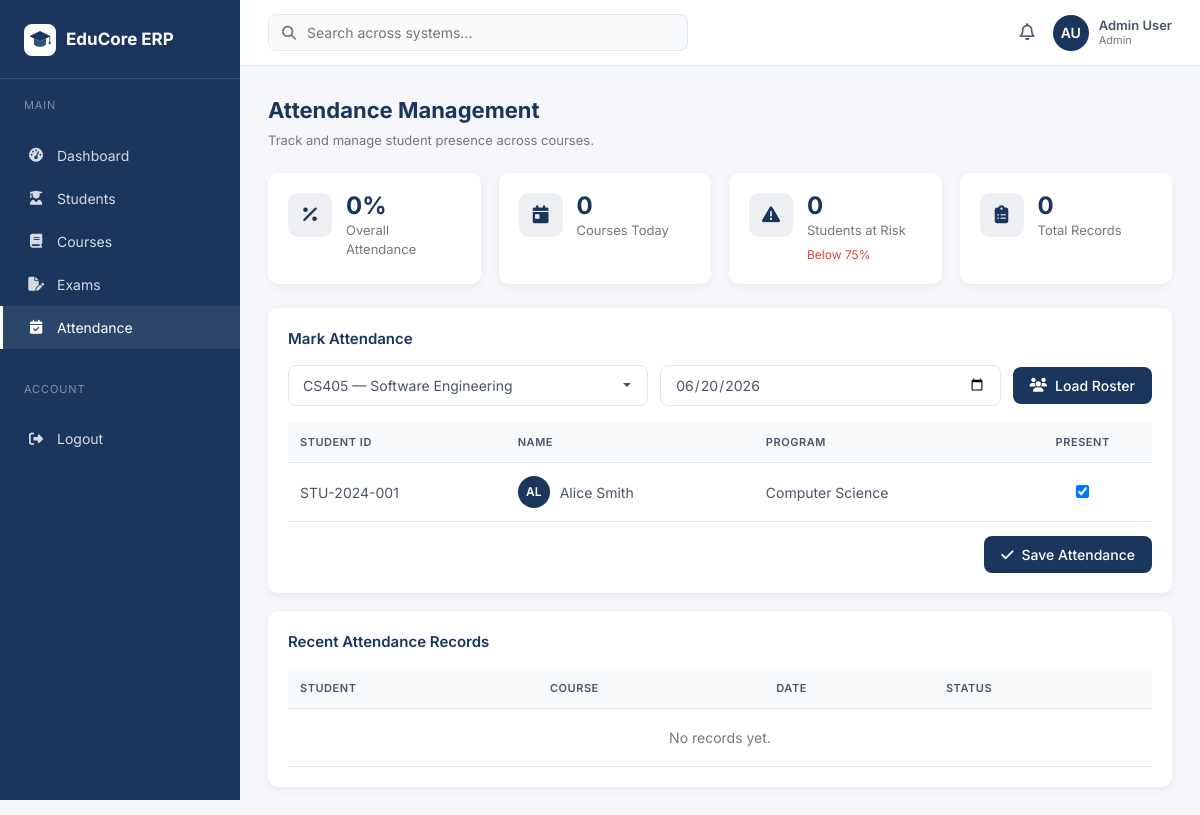
/admin/attendance.php?course_id=4 (signed in), run on the app's committed database.
### tables this page shows
CREATE TABLE students (
  id INT AUTO_INCREMENT PRIMARY KEY,
  student_id VARCHAR(30) NOT NULL UNIQUE,
  name VARCHAR(120) NOT NULL,
  email VARCHAR(120) NOT NULL,
  program VARCHAR(80) NOT NULL,
  status ENUM('active','pending','suspended') NOT NULL DEFAULT 'active',
  enrollment_date DATE
);

### admin/attendance.php (the view, shortened to what this page needs)
<?php
require_once __DIR__ . '/../config/db.php';
$totalRows = (int)$pdo->query("SELECT COUNT(*) FROM attendance")->fetchColumn();
$presentRows = (int)$pdo->query("SELECT COUNT(*) FROM attendance WHERE status='present'")->fetchColumn();
$overallPct = $totalRows ? round(($presentRows / $totalRows) * 100) : 0;
$coursesToday = (int)$pdo->query("SELECT COUNT(DISTINCT course_id) FROM attendance WHERE date=CURDATE()")->fetchColumn();
$atRiskSql = "SELECT student_pk, SUM(status='present') AS p, COUNT(*) AS t FROM attendance GROUP BY student_pk HAVING t>0 AND (p/t)<0.75";
$atRisk = count($pdo->query($atRiskSql)->fetchAll());
$courses = $pdo->query("SELECT id, code, name FROM courses ORDER BY code")->fetchAll();
$selected_course = (int)($_GET['course_id'] ?? 0);
$selected_date = $_GET['date'] ?? date('Y-m-d');
$enrolledStudents = [];
if ($selected_course) {
    $st = $pdo->prepare("SELECT s.* FROM students s JOIN registrations r ON r.student_pk=s.id WHERE r.course_id=? ORDER BY s.name");
    $st->execute([$selected_course]);
    $enrolledStudents = $st->fetchAll();
}
$recent = $pdo->query("SELECT a.*, s.name AS sname, s.student_id, c.code AS ccode FROM attendance a JOIN students s ON a.student_pk=s.id JOIN courses c ON a.course_id=c.id ORDER BY a.id DESC LIMIT 10")->fetchAll();
require __DIR__ . '/../partials/header.php';
require __DIR__ . '/../partials/sidebar.php';
require __DIR__ . '/../partials/navbar.php';
?>
<div class="page-header">
  <div>
    <h1>Attendance Management</h1>
    <p>Track and manage student presence across courses.</p>
  </div>
</div>
<div class="stats-grid">
  <div class="stat-card">
    <div class="icon"><i class="fa-solid fa-percent"></i></div>
    <div><div class="value"><?= $overallPct ?>%</div><div class="label">Overall Attendance</div></div>
  </div>
  <div class="stat-card">
    <div class="icon"><i class="fa-solid fa-calendar-day"></i></div>
    <div><div class="value"><?= $coursesToday ?></div><div class="label">Courses Today</div></div>
  </div>
  <div class="stat-card">
    <div class="icon"><i class="fa-solid fa-triangle-exclamation"></i></div>
    <div><div class="value"><?= $atRisk ?></div><div class="label">Students at Risk</div><div class="trend down">Below 75%</div></div>
  </div>
  <div class="stat-card">
    <div class="icon"><i class="fa-solid fa-clipboard-list"></i></div>
    <div><div class="value"><?= $totalRows ?></div><div class="label">Total Records</div></div>
  </div>
</div>
<div class="card">
  <div class="card-title">Mark Attendance</div>
  <form method="get" class="filter-row">
    <select name="course_id" class="form-control" required>
      <?php foreach ($courses as $c): ?>
        <option value="<?= $c['id'] ?>" <?= $selected_course==$c['id']?'selected':'' ?>>
          <?= htmlspecialchars($c['code'] . ' — ' . $c['name']) ?>
        </option>
      <?php endforeach; ?>
    </select>
    <input type="date" name="date" class="form-control" value="<?= htmlspecialchars($selected_date) ?>" required>
    <button class="btn btn-primary"><i class="fa-solid fa-users"></i> Load Roster</button>
  </form>
  <?php if ($selected_course && $enrolledStudents): ?>
    <form method="post" style="margin-top:14px">
      <div class="table-wrap">
        <table class="table">
          <thead><tr><th>Student ID</th><th>Name</th><th>Program</th><th style="text-align:center">Present</th></tr></thead>
          <tbody>
            <?php foreach ($enrolledStudents as $st): ?>
              <tr>
                <td><?= htmlspecialchars($st['student_id']) ?></td>
                <td>
                  <div class="student-cell">
                    <div class="av"><?= strtoupper(substr($st['name'],0,2)) ?></div>
                    <span><?= htmlspecialchars($st['name']) ?></span>
                  </div>
                </td>
                <td><?= htmlspecialchars($st['program']) ?></td>
                <td style="text-align:center">
                  <input type="checkbox" name="present_ids[]" value="<?= $st['id'] ?>" checked>
                </td>
              </tr>
            <?php endforeach; ?>
          </tbody>
        </table>
      </div>
      <div class="form-actions" style="margin-top:14px">
        <button class="btn btn-primary"><i class="fa-solid fa-check"></i> Save Attendance</button>
      </div>
    </form>
  <?php elseif ($selected_course): ?>
    <div style="padding:14px;color:var(--neutral);font-size:13px">No students enrolled in this course yet.</div>
  <?php endif; ?>
</div>
<div class="card">
  <div class="card-title">Recent Attendance Records</div>
  <div class="table-wrap">
    <table class="table">
      <thead><tr><th>Student</th><th>Course</th><th>Date</th><th>Status</th></tr></thead>
      <tbody>
        <?php if (!$recent): ?>
          <tr><td colspan="4" style="text-align:center;padding:18px;color:var(--neutral)">No records yet.</td></tr>
        <?php endif; ?>
      </tbody>
    </table>
  </div>
</div>
<?php require __DIR__ . '/../partials/footer.php'; ?>

### assets/css/style.css (style rules this page uses)
*,*::before,*::after { box-sizing:border-box;margin:0;padding:0 }
:root { --primary:#1A365D;--primary-light:#2C5282;--secondary:#fff; --tertiary:#4A5568;--neutral:#77777A;--bg:#f5f7fa; --border:#e2e8f0;--success:#38A169;--warning:#D69E2E;--danger:#E53E3E; --radius:10px;--shadow:0 2px 8px rgba(0,0,0,0.06); }
body { font-family:'Inter',system-ui,-apple-system,Segoe UI,sans-serif;background:var(--bg);color:var(--tertiary);font-size:14px;line-height:1.5;-webkit-font-smoothing:antialiased }
.page-header { display:flex;justify-content:space-between;align-items:flex-start;margin-bottom:22px;gap:16px;flex-wrap:wrap }
.page-header h1 { font-size:22px;color:var(--primary);margin:0 0 4px;font-weight:700 }
.page-header p { color:var(--neutral);margin:0;font-size:13px }
.stats-grid { display:grid;grid-template-columns:repeat(4,1fr);gap:18px;margin-bottom:24px }
.stat-card { background:#fff;border-radius:var(--radius);padding:20px;box-shadow:var(--shadow);display:flex;gap:14px;align-items:flex-start }
.stat-card .icon { width:44px;height:44px;border-radius:10px;background:rgba(26,54,93,0.08);color:var(--primary);display:flex;align-items:center;justify-content:center;font-size:18px;flex-shrink:0 }
.stat-card .value { font-size:24px;font-weight:700;color:var(--primary);line-height:1.1 }
.stat-card .label { font-size:13px;color:var(--neutral);margin-top:2px }
.stat-card .trend { font-size:12px;color:var(--success);margin-top:6px;display:flex;align-items:center;gap:4px }
.stat-card .trend.down { color:var(--danger) }
.card { background:#fff;border-radius:var(--radius);box-shadow:var(--shadow);padding:20px;margin-bottom:18px }
.card-title { font-size:15px;font-weight:600;color:var(--primary);margin:0 0 14px;display:flex;justify-content:space-between;align-items:center;gap:10px }
.table-wrap { overflow-x:auto }
.table { width:100%;border-collapse:collapse;font-size:14px }
.table th { text-align:left;padding:12px;background:#f8fafc;color:var(--tertiary);font-weight:600;border-bottom:1px solid var(--border);font-size:11px;text-transform:uppercase;letter-spacing:0.05em }
.table td { padding:13px 12px;border-bottom:1px solid var(--border);color:var(--tertiary);vertical-align:middle }
.table .student-cell { display:flex;align-items:center;gap:10px }
.table .student-cell .av { width:32px;height:32px;border-radius:50%;background:var(--primary);color:#fff;display:flex;align-items:center;justify-content:center;font-weight:600;font-size:12px }
.btn { display:inline-flex;align-items:center;gap:8px;padding:9px 16px;border-radius:8px;font-size:14px;font-weight:500;border:1px solid transparent;cursor:pointer;text-decoration:none;transition:.15s;font-family:inherit;white-space:nowrap }
.btn-primary { background:var(--primary);color:#fff }
.form-control { width:100%;padding:10px 14px;border:1px solid var(--border);border-radius:8px;font-size:14px;font-family:inherit;background:#fff;transition:.15s;color:var(--tertiary) }
select.form-control { appearance:none;background-repeat:no-repeat;background-position:right 14px center;padding-right:34px }
.form-actions { display:flex;gap:10px;justify-content:flex-end;margin-top:6px }
.filter-row { display:flex;gap:12px;margin-bottom:16px;flex-wrap:wrap;align-items:center }
.filter-row .form-control { flex:1;min-width:200px }

### data on the page
students: student "STU-2024-001", name "AL", name "Alice Smith", program "Computer Science"

### other printed values
$item[0] "Dashboard"
$item[0] "Students"
$item[0] "Courses"
$item[0] "Exams"
$item[0] "Attendance"
$initials "AU"
$uname "Admin User"
$urole "Admin"
$overallPct "0"
$coursesToday "0"
$atRisk "0"
$totalRows "0"
form field course_id "CS405 — Software Engineering"
